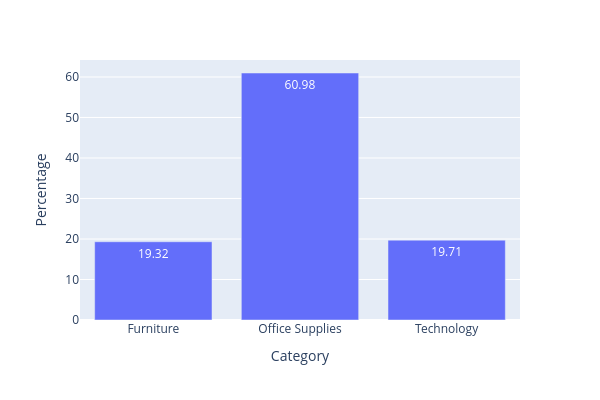

The cell this chart's notebook holds for it:
### Code cell
# count of Category 
category_df = count_cat_columns(df, "Category")

# Show Bar Plot
bar_plot(category_df["Category"],
         category_df["Percentage"], 
         'Category', 
         'Percentage')

### Figure 1 — Plotly figure (JSON) as saved in the notebook; plotly's stock layout.template omitted (floating-point values rounded to 4 significant figures)
{"data": [{"alignmentgroup": "True", "hovertemplate": "Category=%{x}<br>Percentage=%{y}<extra></extra>", "legendgroup": "", "marker": {"color": "#636efa", "pattern": {"shape": ""}}, "name": "", "offsetgroup": "", "orientation": "v", "showlegend": false, "textposition": "auto", "texttemplate": "%{y}", "type": "bar", "x": ["Furniture", "Office Supplies", "Technology"], "xaxis": "x", "y": [19.32, 60.98, 19.71], "yaxis": "y"}], "layout": {"barmode": "relative", "height": 400, "legend": {"tracegroupgap": 0}, "margin": {"t": 60}, "width": 600, "xaxis": {"anchor": "y", "domain": [0, 1], "title": {"text": "Category"}}, "yaxis": {"anchor": "x", "domain": [0, 1], "title": {"text": "Percentage"}}}}
